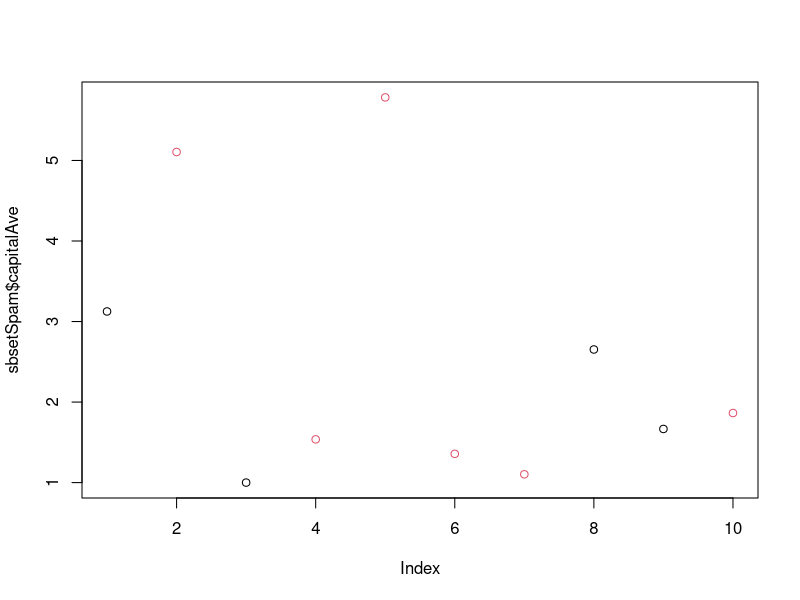

Here is the R script that generated this plot:
## ---- chunk 1
library(kernlab)
data(spam)
sbsetSpam <- spam[sample(nrow(spam),10),]
spamLevel <- (sbsetSpam$type == "spam")*1 + 1
plot(sbsetSpam$capitalAve,col=spamLevel)
#the red ones are spam, level has values 1 and 2 only
